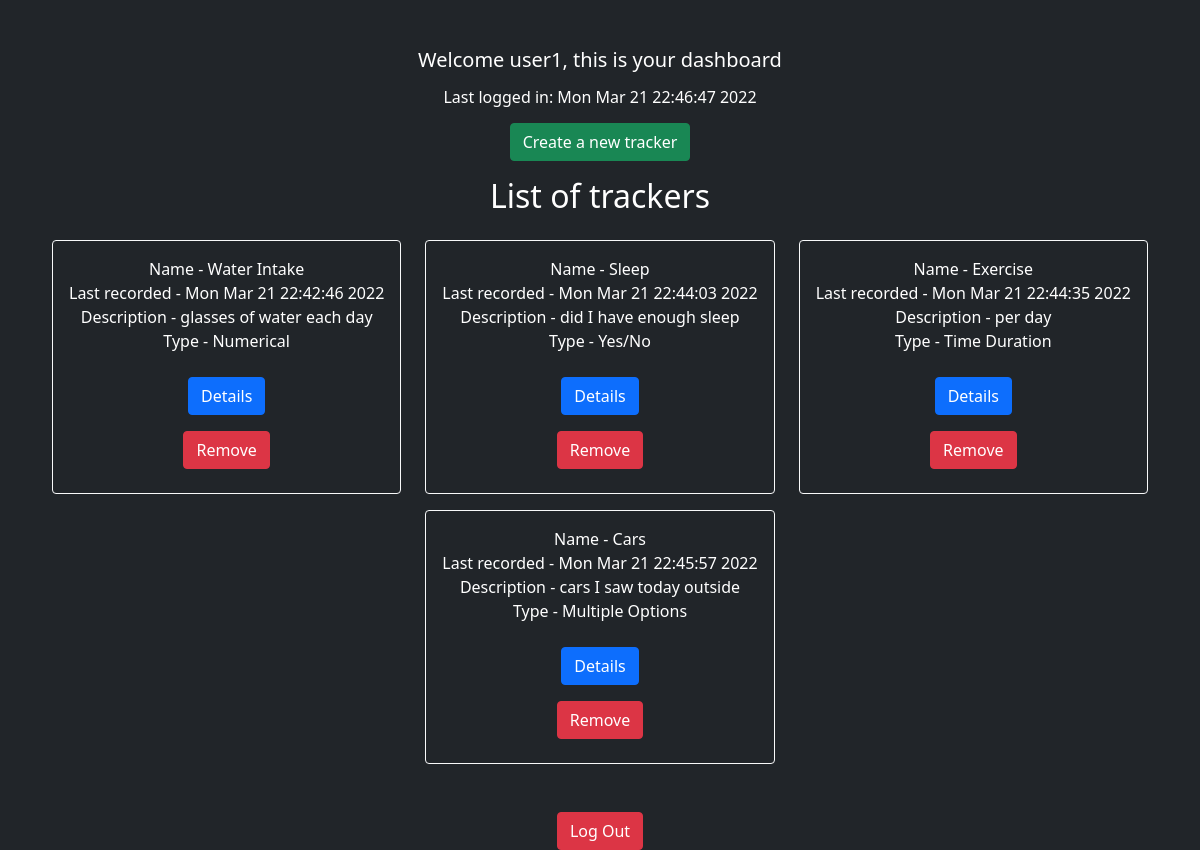
The app's page /dashboard/user1 (signed in), older data.
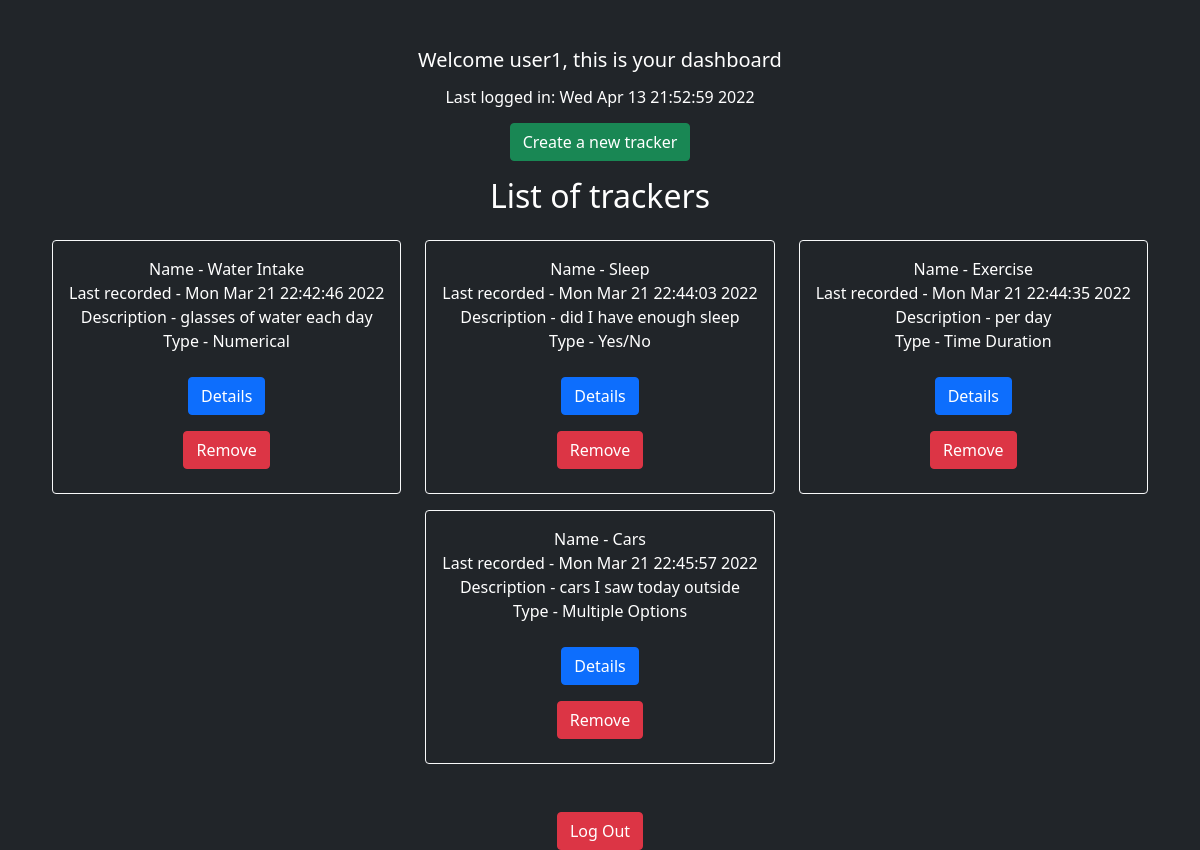
The same page, newer data.
### application/models.py (models this page shows, shortened)
class User(db.Model):
    user_id = db.Column(db.Integer, primary_key=True)
    user_name = db.Column(db.String(80), unique=True, nullable=False)
    password = db.Column(db.String(120), nullable=False)
    last_login_time = db.Column(db.String(100),nullable=False)
    trackers = db.relationship('Tracker', backref='user', lazy=True)

class Tracker(db.Model):
    tracker_id = db.Column(db.Integer, primary_key=True)
    tracker_name = db.Column(db.String(80), nullable=False)
    tracker_description = db.Column(db.String(120), nullable=False)
    tracker_type = db.Column(db.String(50),nullable=False)
    user_defined_options = db.Column(db.String(200))
    tracker_log_time = db.Column(db.String(120), nullable=False)
    user_id = db.Column(db.Integer, db.ForeignKey('user.user_id'),nullable=False)
    tracker_logs = db.relationship('Trackerlogs', backref='tracker', lazy=True)

### application/dashboard.py (the view)
@app.route("/dashboard/<user_name>")
def dashboard(user_name):
    if "user_name" in session:
        current_user = User.query.filter_by(user_name=user_name).first()
        last_login_time = current_user.last_login_time
        user_id = current_user.user_id
        user_trackers = Tracker.query.filter_by(user_id=user_id).all()
        return render_template("dashboard.html",user_name=user_name,title="Dashboard",last_login_time=last_login_time,usertrackers=user_trackers)
    else:
        return redirect("/")

### templates/dashboard.html
{% extends 'layout.html' %} {% block body %}
<div class="row mt-5 justify-content-center">
    <div class="col-auto h5">
        Welcome {{user_name}}, this is your dashboard
    </div>
</div>
<div class="row mt-2 justify-content-center">
    <div class="col-auto h6">
        Last logged in: {{last_login_time}} <br>
    </div>
</div>
<div class="row mt-2 justify-content-center">
    <div class="col-auto">
        <a class="btn btn-success" href="/tracker/{{user_name}}">Create a new tracker</a>
    </div>
</div>
<div class="row mt-3 justify-content-center">
    <div class="col-auto">
        <h2 class="h2">List of trackers</h2>
    </div>
</div>
<div class="row justify-content-center">
    {% for tracker in usertrackers %}
    <div class="col-auto mr-3 mt-3 d-flex justify-content-center">
        <div class="row justify-content-center text-center">
            <div class="col-auto">
                <div class="p-3 border-light border rounded">
                    Name - {{tracker["tracker_name"]}} <br>
                    Last recorded - {{tracker["tracker_log_time"]}} <br>
                    Description - {{tracker["tracker_description"]}} <br>
                    {% if tracker["tracker_type"] == "numerical_tracker"%}Type - Numerical{% endif %}
                    {% if tracker["tracker_type"] == "boolean_tracker"%}Type - Yes/No{% endif %}
                    {% if tracker["tracker_type"] == "mo_tracker"%}Type - Multiple Options{% endif %}
                    {% if tracker["tracker_type"] == "time_tracker"%}Type - Time Duration{% endif %} <br>
                    <a class="btn btn-primary mt-4 mb-2" href='/trackerdetails/{{tracker["tracker_id"]}}'>Details</a>
                    <br>
                    <a class="btn btn-danger mt-2 mb-2" href='/deletetracker/{{tracker["tracker_id"]}}'>Remove</a> <br>
                </div>
            </div>
        </div>
    </div>
    {% endfor %}
</div>
<div class="row justify-content-center">
    <div class="col-auto">
        <a class="btn btn-danger mt-5" href="/logout//{{user_name}}">Log Out</a>
    </div>
</div>
{% endblock %}

### templates/layout.html (shortened to what this page needs)
<!DOCTYPE html>
<html lang="en">
<head>
    <link href="https://cdn.jsdelivr.net/npm/bootstrap@5.1.3/dist/css/bootstrap.min.css" rel="stylesheet"
>
</head>
<body class="container-fluid bg-dark text-white">
    {% block body %}{% endblock %}
</body>
</html>

Row changes from the older to the newer data that the page shows:
changed User "user1": last_login_time "Mon Mar 21 22:46:47 2022" → "Wed Apr 13 21:52:59 2022"
